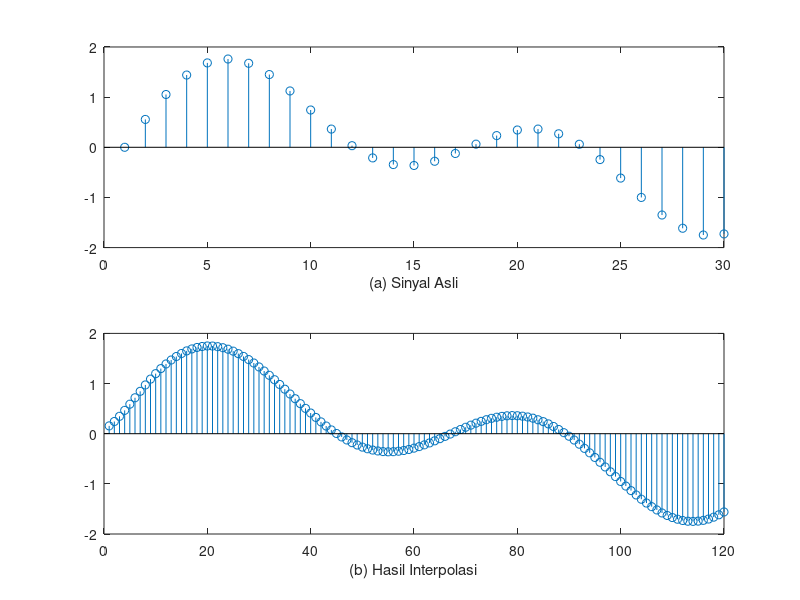

Write MATLAB code to recreate this figure.
clc;

t = 0:0.001:1; %time vector
x = sin(2*pi*30*t)+sin(2*pi*60*t);
k = 4; % interpilasi with factor 4
y = interp(x, k);
subplot(211);
gbatas = 30;
stem(x(1:gbatas));
xlabel('(a) Sinyal Asli');
subplot(212);
stem(y(1:gbatas*k));
xlabel('(b) Hasil Interpolasi');